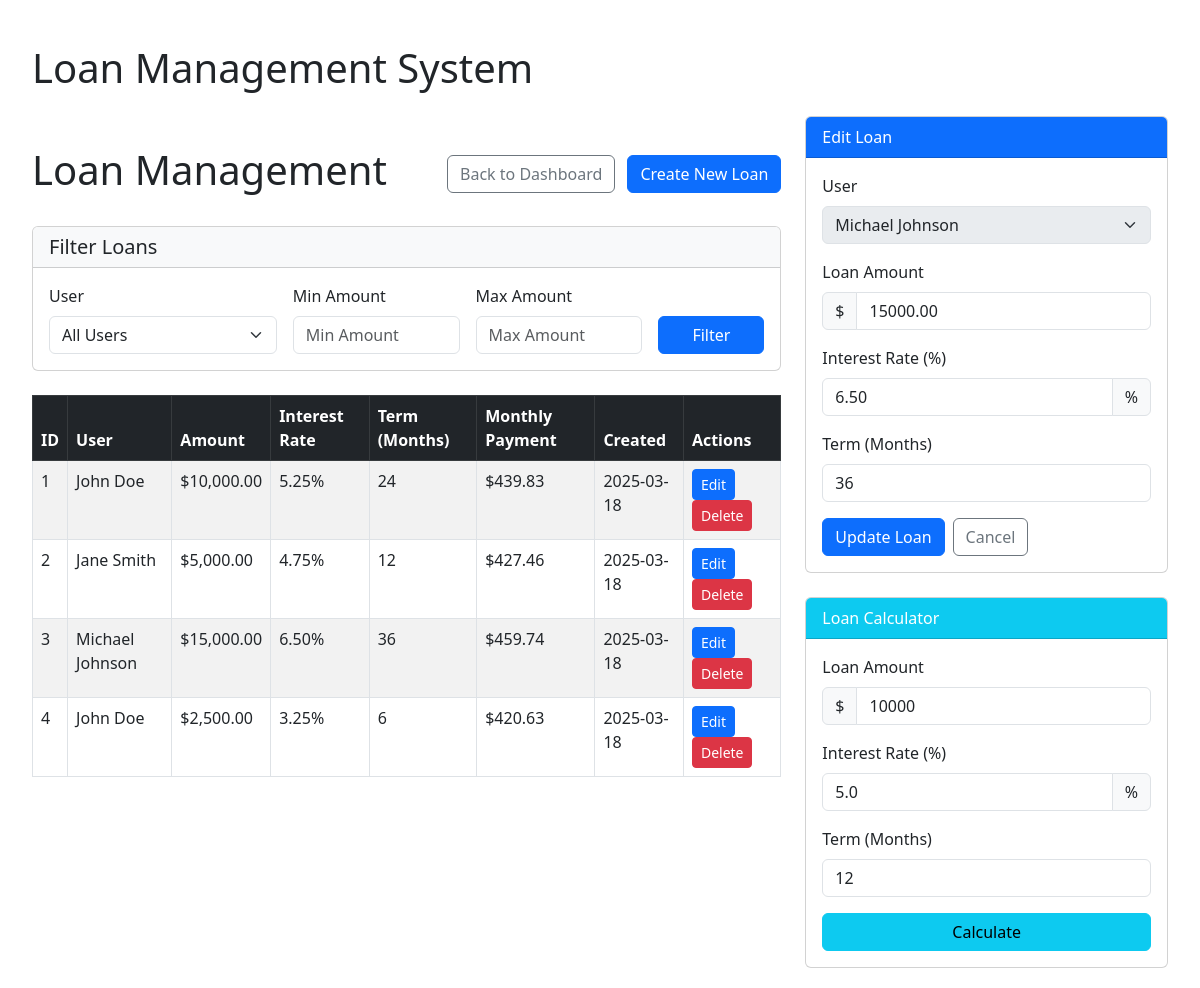
Page /?edit=3 on the committed database.
### tables this page shows
CREATE TABLE IF NOT EXISTS loans (
    id INT AUTO_INCREMENT PRIMARY KEY,
    user_id INT NOT NULL,
    amount DECIMAL(10, 2) NOT NULL,
    interest_rate DECIMAL(5, 2) NOT NULL,
    term_months INT NOT NULL,
    created_at DATETIME NOT NULL,
    updated_at DATETIME NOT NULL,
    FOREIGN KEY (user_id) REFERENCES users(id)
);

CREATE TABLE IF NOT EXISTS users (
    id INT AUTO_INCREMENT PRIMARY KEY,
    name VARCHAR(100) NOT NULL,
    email VARCHAR(100) NOT NULL UNIQUE,
    phone VARCHAR(20),
    address TEXT,
    created_at DATETIME NOT NULL,
    updated_at DATETIME NOT NULL
);

### Service/LoanService.php (called while the page is built, shortened)
<?php
class LoanService {
    private $loanRepository;
    public function __construct(LoanRepository $loanRepository) {
        $this->loanRepository = $loanRepository;
    }
    public function getLoanById(int $loanId) {
        $loanData = $this->loanRepository->getLoanById($loanId);
        return Loan::fromArray($loanData);
    }
    public function getAllLoans(int $page = 1, int $perPage = 10) {
        $result = $this->loanRepository->getAllLoans($page, $perPage);
        $loans = [];
        foreach ($result['loans'] as $loanData) {
            $loans[] = Loan::fromArray($loanData);
        }
        return [
            'loans' => $loans,
            'total' => $result['total'],
            'page' => $result['page'],
            'perPage' => $result['perPage'],
            'totalPages' => $result['totalPages']
        ];
    }
    public function calculateMonthlyPayment(float $amount, float $interestRate, int $termMonths) {
        $monthlyInterestRate = $interestRate / 12 / 100;
        $monthlyPayment = ($monthlyInterestRate * $amount) /
                          (1 - pow(1 + $monthlyInterestRate, -$termMonths));
        return round($monthlyPayment, 2);
    }
}

### Repository/LoanRepository.php (called while the page is built, shortened)
<?php
class LoanRepository {
    private $db;
    public function __construct(PDO $db) {
        $this->db = $db;
    }
    public function getLoanById(int $loanId) {
        $stmt = $this->db->prepare("SELECT * FROM loans WHERE id = ?");
        $stmt->execute([$loanId]);
        $loan = $stmt->fetch(PDO::FETCH_ASSOC);
        return $loan ?: null;
    }
    public function getAllLoans(int $page = 1, int $perPage = 10) {
        $offset = ($page - 1) * $perPage;
        $countStmt = $this->db->query("SELECT COUNT(*) FROM loans");
        $total = $countStmt->fetchColumn();
        $totalPages = ceil($total / $perPage);
        $stmt = $this->db->prepare("
            SELECT * FROM loans
            ORDER BY created_at DESC
            LIMIT ? OFFSET ?
        ");
        $stmt->bindValue(1, $perPage, PDO::PARAM_INT);
        $stmt->bindValue(2, $offset, PDO::PARAM_INT);
        $stmt->execute();
        $loans = $stmt->fetchAll(PDO::FETCH_ASSOC);
        return [
            'loans' => $loans,
            'total' => $total,
            'page' => $page,
            'perPage' => $perPage,
            'totalPages' => $totalPages
        ];
    }
}

### Model/Loan.php (called while the page is built, shortened)
<?php
class Loan {
    private $id;
    private $userId;
    private $amount;
    private $interestRate;
    private $termMonths;
    private $createdAt;
    public static function fromArray(array $data): Loan {
        $loan = new self();
        $loan->id = $data['id'] ?? null;
        $loan->userId = $data['user_id'] ?? null;
        $loan->amount = $data['amount'] ?? null;
        $loan->interestRate = $data['interest_rate'] ?? null;
        $loan->termMonths = $data['term_months'] ?? null;
        $loan->createdAt = $data['created_at'] ?? null;
        $loan->updatedAt = $data['updated_at'] ?? null;
        return $loan;
    }
    public function getId() {
        return $this->id;
    }
    public function getUserId() {
        return $this->userId;
    }
    public function getAmount() {
        return $this->amount;
    }
    public function getInterestRate() {
        return $this->interestRate;
    }
    public function getTermMonths() {
        return $this->termMonths;
    }
    public function getCreatedAt() {
        return $this->createdAt;
    }
}

### index.php (the view, shortened to what this page needs)
<?php
spl_autoload_register(function ($class) {
    $prefix = 'Loan\\';
    $base_dir = __DIR__ . '/';
    $len = strlen($prefix);
    $relative_class = substr($class, $len);
    $file = $base_dir . str_replace('\\', '/', $relative_class) . '.php';
});
try {
    $db = Database::getConnection();
    $loanRepository = new LoanRepository($db);
    $loanService = new LoanService($loanRepository);
    $stmt = $db->query("SELECT id, name FROM users ORDER BY name");
    $users = $stmt->fetchAll(PDO::FETCH_ASSOC);
    $page = isset($_GET['page']) ? (int)$_GET['page'] : 1;
    $perPage = 10;
    $loansData = $loanService->getAllLoans($page, $perPage);
    $loans = $loansData['loans'];
} catch (PDOException $e) {
    $message = "Database error: " . $e->getMessage();
    $messageType = "danger";
}
$editingLoan = null;
if (isset($_GET['edit'])) {
    $editingLoan = $loanService->getLoanById((int)$_GET['edit']);
}
?>
<!DOCTYPE html>
<html lang="en">
<head>
    <link href="https://cdn.jsdelivr.net/npm/bootstrap@5.3.0-alpha1/dist/css/bootstrap.min.css" rel="stylesheet">
</head>
<body>
    <div class="container">
        <h1 class="mt-4 mb-4">Loan Management System</h1>
        <div class="row">
            <div class="col-md-8">
                <div class="table-container">
                    <div class="d-flex justify-content-between align-items-center mb-4">
                        <h1>Loan Management</h1>
                        <div>
                            <a href="dashboard.php" class="btn btn-outline-secondary me-2">Back to Dashboard</a>
                            <a href="javascript:void(0);" onclick="document.getElementById('loanForm').scrollIntoView({behavior: 'smooth'});" class="btn btn-primary">Create New Loan</a>
                        </div>
                    </div>
                    <div class="card mb-4">
                        <div class="card-header bg-light">
                            <h5 class="mb-0">Filter Loans</h5>
                        </div>
                        <div class="card-body">
                            <form method="get" class="row g-3">
                                <div class="col-md-4">
                                    <label for="userId" class="form-label">User</label>
                                    <select class="form-select" id="userId" name="user_id">
                                        <option value="">All Users</option>
                                    </select>
                                </div>
                                <div class="col-md-3">
                                    <label for="minAmount" class="form-label">Min Amount</label>
                                    <input type="number" class="form-control" id="minAmount" name="min_amount"
                                           value="<?php echo isset($_GET['min_amount']) ? htmlspecialchars($_GET['min_amount']) : ''; ?>"
                                           placeholder="Min Amount">
                                </div>
                                <div class="col-md-3">
                                    <label for="maxAmount" class="form-label">Max Amount</label>
                                    <input type="number" class="form-control" id="maxAmount" name="max_amount"
                                           value="<?php echo isset($_GET['max_amount']) ? htmlspecialchars($_GET['max_amount']) : ''; ?>"
                                           placeholder="Max Amount">
                                </div>
                                <div class="col-md-2 d-flex align-items-end">
                                    <button type="submit" class="btn btn-primary w-100">Filter</button>
                                </div>
                            </form>
                        </div>
                    </div>
                    <table class="table table-striped table-hover table-bordered">
                        <thead class="table-dark">
                            <tr>
                                <th>ID</th>
                                <th>User</th>
                                <th>Amount</th>
                                <th>Interest Rate</th>
                                <th>Term (Months)</th>
                                <th>Monthly Payment</th>
                                <th>Created</th>
                                <th>Actions</th>
                            </tr>
                        </thead>
                        <tbody>
                            <?php if (count($loans) > 0): ?>
                                <?php foreach ($loans as $loan): ?>
                                    <?php
                                        $userName = "Unknown";
                                        foreach ($users as $user) {
                                            if ($user['id'] == $loan->getUserId()) {
                                                $userName = $user['name'];
                                                break;
                                            }
                                        }
                                        $monthlyPayment = $loanService->calculateMonthlyPayment(
                                            $loan->getAmount(),
                                            $loan->getInterestRate(),
                                            $loan->getTermMonths()
                                        );
                                    ?>
                                    <tr>
                                        <td><?php echo $loan->getId(); ?></td>
                                        <td><?php echo htmlspecialchars($userName); ?></td>
                                        <td>$<?php echo number_format($loan->getAmount(), 2); ?></td>
                                        <td><?php echo $loan->getInterestRate(); ?>%</td>
                                        <td><?php echo $loan->getTermMonths(); ?></td>
                                        <td>$<?php echo number_format($monthlyPayment, 2); ?></td>
                                        <td><?php echo date('Y-m-d', strtotime($loan->getCreatedAt())); ?></td>
                                        <td>
                                            <a href="?edit=<?php echo $loan->getId(); ?>" class="btn btn-sm btn-primary">Edit</a>
                                            <form method="post" style="display: inline;">
                                                <button type="submit" class="btn btn-sm btn-danger" onclick="return confirm('Are you sure you want to delete this loan?')">Delete</button>
                                            </form>
                                        </td>
                                    </tr>
                                <?php endforeach; ?>
                            <?php else: ?>
                                <tr>
                                    <td colspan="8" class="text-center">No loans found</td>
                                </tr>
                            <?php endif; ?>
                        </tbody>
                    </table>
                </div>
            </div>
            <div class="col-md-4">
                <div class="card" id="loanForm">
                    <div class="card-header bg-primary text-white">
                        <?php echo $editingLoan ? 'Edit Loan' : 'Add New Loan'; ?>
                    </div>
                    <div class="card-body">
                        <form method="post">
                            <div class="mb-3">
                                <label for="userId" class="form-label">User</label>
                                <select class="form-select" id="userId" name="userId" required <?php echo $editingLoan ? 'disabled' : ''; ?>>
                                    <?php foreach ($users as $user): ?>
                                        <option value="<?php echo $user['id']; ?>" <?php echo ($editingLoan && $editingLoan->getUserId() == $user['id']) ? 'selected' : ''; ?>>
                                            <?php echo htmlspecialchars($user['name']); ?>
                                        </option>
                                    <?php endforeach; ?>
                                </select>
                            </div>
                            <div class="mb-3">
                                <label for="amount" class="form-label">Loan Amount</label>
                                <div class="input-group">
                                    <span class="input-group-text">$</span>
                                    <input type="number" step="0.01" min="0" class="form-control" id="amount" name="amount"
                                           value="<?php echo $editingLoan ? $editingLoan->getAmount() : ''; ?>" required>
                                </div>
                            </div>
                            <div class="mb-3">
                                <label for="interestRate" class="form-label">Interest Rate (%)</label>
                                <div class="input-group">
                                    <input type="number" step="0.01" min="0" class="form-control" id="interestRate" name="interestRate"
                                           value="<?php echo $editingLoan ? $editingLoan->getInterestRate() : ''; ?>" required>
                                    <span class="input-group-text">%</span>
                                </div>
                            </div>
                            <div class="mb-3">
                                <label for="termMonths" class="form-label">Term (Months)</label>
                                <input type="number" min="1" class="form-control" id="termMonths" name="termMonths"
                                       value="<?php echo $editingLoan ? $editingLoan->getTermMonths() : ''; ?>" required>
                            </div>
                            <div class="d-grid gap-2 d-md-flex">
                                <button type="submit" class="btn btn-primary">
                                    <?php echo $editingLoan ? 'Update Loan' : 'Add Loan'; ?>
                                </button>
                                <?php if ($editingLoan): ?>
                                    <a href="index.php" class="btn btn-outline-secondary">Cancel</a>
                                <?php endif; ?>
                            </div>
                        </form>
                    </div>
                </div>
                <div class="card mt-4">
                    <div class="card-header bg-info text-white">
                        Loan Calculator
                    </div>
                    <div class="card-body">
                        <form id="calculatorForm">
                            <div class="mb-3">
                                <label for="calcAmount" class="form-label">Loan Amount</label>
                                <div class="input-group">
                                    <span class="input-group-text">$</span>
                                    <input type="number" step="0.01" min="0" class="form-control" id="calcAmount" value="10000">
                                </div>
                            </div>
                            <div class="mb-3">
                                <label for="calcInterestRate" class="form-label">Interest Rate (%)</label>
                                <div class="input-group">
                                    <input type="number" step="0.01" min="0" class="form-control" id="calcInterestRate" value="5.0">
                                    <span class="input-group-text">%</span>
                                </div>
                            </div>
                            <div class="mb-3">
                                <label for="calcTermMonths" class="form-label">Term (Months)</label>
                                <input type="number" min="1" class="form-control" id="calcTermMonths" value="12">
                            </div>
                            <div class="d-grid">
                                <button type="button" id="calculateBtn" class="btn btn-info">Calculate</button>
                            </div>
                        </form>
                    </div>
                </div>
            </div>
        </div>
    </div>
</body>
</html>

### index.php (style rules this page uses)
body { padding: 20px; }
.container { max-width: 1200px; }
.table-container { margin-top: 30px; margin-bottom: 30px; }

### rows in the picture
loans: id "1", user.name "John Doe", amount "10,000.00", interest_rate "5.25", term_months "24", monthlyPayment "439.83", created_at "2025-03-18"
loans: id "2", user.name "Jane Smith", amount "5,000.00", interest_rate "4.75", term_months "12", monthlyPayment "427.46", created_at "2025-03-18"
loans: id "3", user.name "Michael Johnson", amount "15,000.00", interest_rate "6.50", term_months "36", monthlyPayment "459.74", created_at "2025-03-18", userId "Michael Johnson", amount "15000.00", interestRate "6.50", termMonths "36"
loans: id "4", user.name "John Doe", amount "2,500.00", interest_rate "3.25", term_months "6", monthlyPayment "420.63", created_at "2025-03-18"
